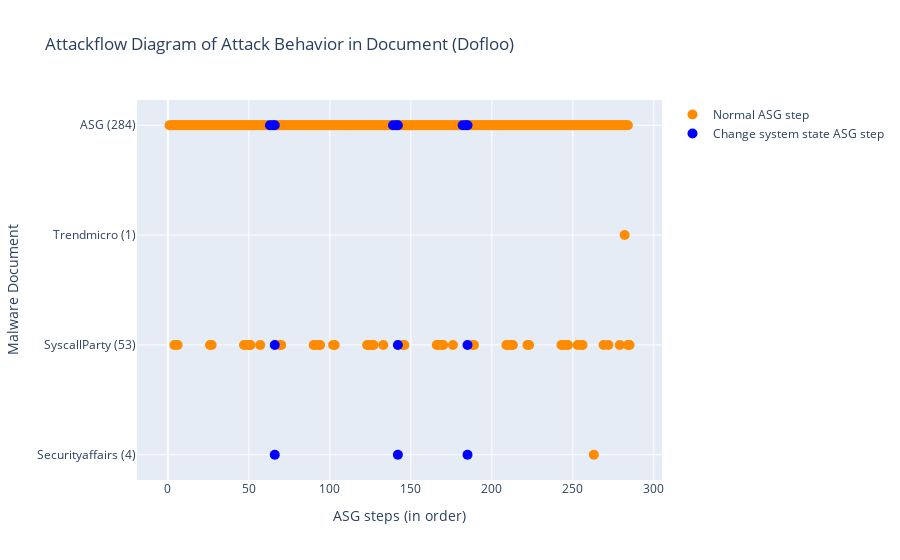

The notebook cell this image was saved under:
### Markdown cell above
### Run Script: draw Lifecycle diagram
- 兩個 traces (legend) 一般的 OP 和 ChangeSys OP。分兩個顏色，不重疊。
- x: [a,a,a,a,b,b,b,c,c,c] 不同 report 的 step 可以放同一個 list，因為屬於同個 trace。

### Code cell
# import plotly.express as px
import plotly
import plotly.graph_objects as go

def symmetric_difference(list1: list, list2: list) -> list:
    ''' return list1 - list2. '''
    s = set(list2)
    temp3 = [x for x in list1 if x not in s]
    return temp3

def draw_lifecycle(fset:FamilySet):
    familname = fset.familyname
    # reportnames = [rem.reportname for rem in fset.rem_lst if len(rem.match_regex)]

    fig = go.Figure()
    x, y = [], []
    x_sys, y_sys = [], []
    for i, rem in enumerate(fset.rem_lst):
        if len(rem.ASGstep_order_index) == 0:
            continue

        numOfDot = len(rem.ASGstep_order_index)
        reportname = rem.reportname
        reportname = rem.reportname.split('.')[0]
        reportname = reportname.split('-')[1]
        if reportname == 'Ms':
            reportname = 'Microsoft'
        reportname += f' ({numOfDot})'
        x_sys.extend(rem.SysASGstep_order_index) # 改變系統設定檔的 OP (這個變數有問題!!!)
        y_sys.extend([reportname] * len(rem.SysASGstep_order_index))
        current_x_normal = symmetric_difference(rem.ASGstep_order_index, rem.SysASGstep_order_index) # 一般的/其餘的 OP
        # print(reportname, 'numOfDot', numOfDot, 'rem.ASGstep_order_index', rem.ASGstep_order_index)
        # print('x_normal', current_x_normal, 'x_sys', rem.SysASGstep_order_index)
        x.extend(current_x_normal)
        y.extend([reportname] * len(current_x_normal))
        pass
    # todo: add baseline's lifecycle
    num_allstep = len(set(fset.sample.step_list))
    rowname = f'ASG ({num_allstep})'
    current_x_system = fset.sample.ASGstep_sysOnly_ordered_index # fset.sample.OPset_sysOnly_ordered_index
    current_x_normal = symmetric_difference(list(range(num_allstep)), current_x_system) # all steps - sysobj steps
    # print(sorted(current_x_system)) # 只能放UPDATE的，OPEN/READ不能喔
    x_sys.extend(current_x_system)
    y_sys.extend([rowname] * len(current_x_system)) 
    x.extend(current_x_normal)
    y.extend([rowname] * len(current_x_normal))
    # print(rowname, len(fset.sample.OPset), len(current_x_system), len(current_x_normal))
    
    # normal OPs
    x = [idx+1 for idx in x] # add 1 to each asg index
    fig.add_trace(go.Scatter(
        x=x,
        y=y,
        marker=dict(color="darkorange", size=10),
        mode="markers",
        name="Normal ASG step", # Normal Operation Pair
    ))

    # changeSysObj OPs
    x_sys = x = [idx+1 for idx in x_sys]
    fig.add_trace(go.Scatter(
        x=x_sys,
        y=y_sys,
        marker=dict(color="blue", size=10),
        mode="markers",
        name="Change system state ASG step", # Change SR Operation Pair
    ))

    fig.update_layout(title=f"Attackflow Diagram of Attack Behavior in Document ({familname})",
                    xaxis_title="ASG steps (in order)",
                    yaxis_title="Malware Document")
    fig.show()

    if not os.path.exists("imgs"):
        os.mkdir("imgs")
    # fig.write_image(f"./imgs/{familname}_lifecycle.png") # bug -> no responce
    # plotly.offline.plot(fig, filename=f"./imgs/{familname}_lifecycle.html", auto_open=False)
    pass

draw_lifecycle(fset)

### Figure 1 — Plotly figure (JSON) as saved in the notebook; plotly's stock layout.template omitted (floating-point values rounded to 4 significant figures; data arrays with more than 128 entries replaced by an {"elided": "..."} marker saying what was removed)
{"data": [{"marker": {"color": "darkorange", "size": 10}, "mode": "markers", "name": "Normal ASG step", "type": "scatter", "x": {"elided": "327 int values"}, "y": {"elided": "327 str values"}}, {"marker": {"color": "blue", "size": 10}, "mode": "markers", "name": "Change system state ASG step", "type": "scatter", "x": [66, 142, 185, 66, 142, 185, 63, 65, 66, 139, 141, 142, 182, 184, 185], "y": ["Securityaffairs (4)", "Securityaffairs (4)", "Securityaffairs (4)", "SyscallParty (53)", "SyscallParty (53)", "SyscallParty (53)", "ASG (284)", "ASG (284)", "ASG (284)", "ASG (284)", "ASG (284)", "ASG (284)", "ASG (284)", "ASG (284)", "ASG (284)"]}], "layout": {"title": {"text": "Attackflow Diagram of Attack Behavior in Document (Dofloo)"}, "xaxis": {"title": {"text": "ASG steps (in order)"}}, "yaxis": {"title": {"text": "Malware Document"}}}}
